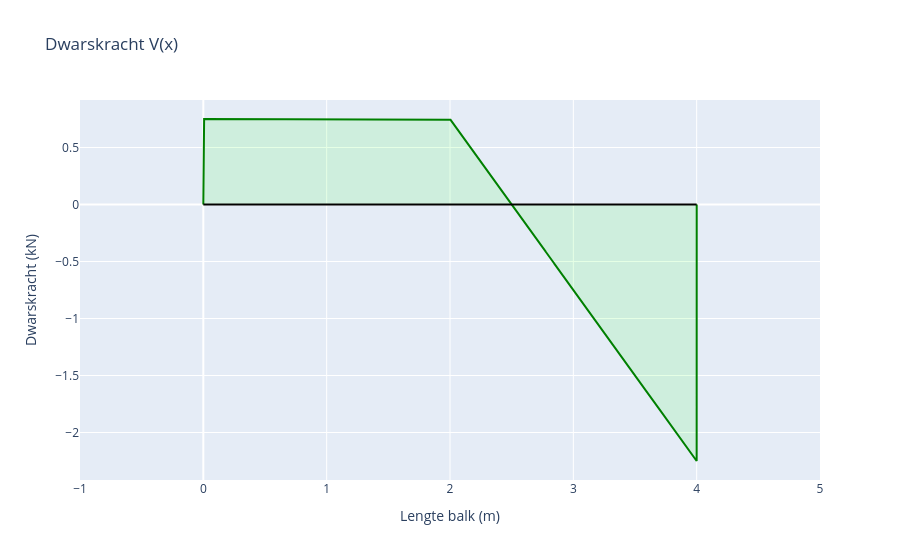

The notebook cell saved with this chart:
### Markdown cell above
## Dwarskrachtgrafiek

### Code cell
layout = go.Layout(
    title="Dwarskracht V(x)",
    xaxis=dict(dtick=1, title="Lengte balk (m)", range=[-1, lengteBalk+1]),
    yaxis=dict(title="Dwarskracht (kN)"),
    showlegend=False
)

line = go.Scatter(
    x=X,
    y= sum(shearForce),
    mode='lines',
    name='Dwarskracht (kN)',
    fill = 'tonexty',
    line_color='green',
    fillcolor='rgba(0,255,0,0.1)'
)

axis = go.Scatter(
    x= [0,lengteBalk],
    y= [0,0],
    mode='lines',
    line_color='black'
)

fig= go.Figure(data=[line, axis], layout=layout)
fig.show()

### Figure 1 — Plotly figure (JSON) as saved in the notebook; plotly's stock layout.template omitted (floating-point values rounded to 4 significant figures; data arrays with more than 128 entries replaced by an {"elided": "..."} marker saying what was removed)
{"data": [{"fill": "tonexty", "fillcolor": "rgba(0,255,0,0.1)", "line": {"color": "green"}, "mode": "lines", "name": "Dwarskracht (kN)", "type": "scatter", "x": {"elided": "10002 float values"}, "y": {"elided": "10002 float values"}}, {"line": {"color": "black"}, "mode": "lines", "type": "scatter", "x": [0, 4], "y": [0, 0]}], "layout": {"autosize": true, "showlegend": false, "title": {"text": "Dwarskracht V(x)"}, "xaxis": {"dtick": 1, "range": [-1, 5], "title": {"text": "Lengte balk (m)"}, "type": "linear"}, "yaxis": {"autorange": true, "range": [-2.417, 0.9167], "title": {"text": "Dwarskracht (kN)"}, "type": "linear"}}}
